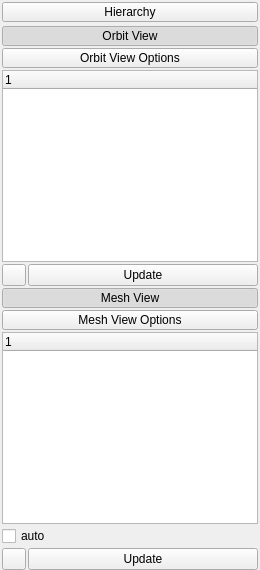
  <widget class="QDockWidget" name="lp_systemDockWidget">
   <property name="features">
    <set>QDockWidget::DockWidgetFloatable|QDockWidget::DockWidgetMovable</set>
   </property>
   <property name="allowedAreas">
    <set>Qt::LeftDockWidgetArea|Qt::RightDockWidgetArea</set>
   </property>
   <property name="windowTitle">
    <string>System</string>
   </property>
   <attribute name="dockWidgetArea">
    <number>1</number>
   </attribute>
   <widget class="QWidget" name="dockWidgetContents_4">
    <layout class="QVBoxLayout" name="verticalLayout_2">
     <property name="spacing">
      <number>2</number>
     </property>
     <property name="leftMargin">
      <number>2</number>
     </property>
     <property name="topMargin">
      <number>2</number>
     </property>
     <property name="rightMargin">
      <number>2</number>
     </property>
     <property name="bottomMargin">
      <number>0</number>
     </property>
     <item>
      <widget class="QPushButton" name="lp_sysHierarchyPushButton">
       <property name="maximumSize">
        <size>
         <width>16777215</width>
         <height>20</height>
        </size>
       </property>
       <property name="text">
        <string>Hierarchy</string>
       </property>
       <property name="icon">
        <iconset resource="ui_resources.qrc">
         <normaloff>:/images/icons/menu-2.png</normaloff>:/images/icons/menu-2.png</iconset>
       </property>
       <property name="checkable">
        <bool>true</bool>
       </property>
       <property name="checked">
        <bool>false</bool>
       </property>
      </widget>
     </item>
     <item>
      <widget class="QWidget" name="mp_systemSelectWebViewWidget" native="true">
       <property name="maximumSize">
        <size>
         <width>16777215</width>
         <height>16777215</height>
        </size>
       </property>
      </widget>
     </item>
     <item>
      <widget class="QPushButton" name="mp_sysOrbitPushButton">
       <property name="maximumSize">
        <size>
         <width>16777215</width>
         <height>20</height>
        </size>
       </property>
       <property name="text">
        <string>Orbit View</string>
       </property>
       <property name="icon">
        <iconset resource="ui_resources.qrc">
         <normaloff>:/images/icons/menu-2.png</normaloff>:/images/icons/menu-2.png</iconset>
       </property>
       <property name="checkable">
        <bool>true</bool>
       </property>
       <property name="checked">
        <bool>true</bool>
       </property>
      </widget>
     </item>
     <item>
      <widget class="QWidget" name="mp_sysorbitWidget" native="true">
       <layout class="QVBoxLayout" name="verticalLayout_15">
        <property name="spacing">
         <number>2</number>
        </property>
        <property name="margin">
         <number>0</number>
        </property>
        <item>
         <layout class="QGridLayout" name="sys_orbitmplGridLayout"/>
        </item>
        <item>
         <widget class="QWidget" name="sys_orbitOptionsWidget" native="true">
          <layout class="QVBoxLayout" name="verticalLayout_17">
           <property name="spacing">
            <number>2</number>
           </property>
           <property name="margin">
            <number>0</number>
           </property>
           <item>
            <widget class="QPushButton" name="sys_orbitOptionsPushButton2">
             <property name="maximumSize">
              <size>
               <width>16777215</width>
               <height>20</height>
              </size>
             </property>
             <property name="text">
              <string>Orbit View Options</string>
             </property>
             <property name="icon">
              <iconset resource="ui_resources.qrc">
               <normaloff>:/images/icons/menu-2.png</normaloff>:/images/icons/menu-2.png</iconset>
             </property>
             <property name="checkable">
              <bool>true</bool>
             </property>
            </widget>
           </item>
           <item>
            <widget class="ParameterTreeWidget" name="sys_orbitOptionsTreeView">
             <property name="indentation">
              <number>2</number>
             </property>
             <column>
              <property name="text">
               <string notr="true">1</string>
              </property>
             </column>
            </widget>
           </item>
          </layout>
         </widget>
        </item>
        <item>
         <layout class="QHBoxLayout" name="horizontalLayout_5">
          <property name="spacing">
           <number>2</number>
          </property>
          <item>
           <widget class="QPushButton" name="sys_orbitOptionsPushButton">
            <property name="enabled">
             <bool>true</bool>
            </property>
            <property name="maximumSize">
             <size>
              <width>24</width>
              <height>24</height>
             </size>
            </property>
            <property name="text">
             <string/>
            </property>
            <property name="icon">
             <iconset resource="ui_resources.qrc">
              <normaloff>:/images/icons/settings.png</normaloff>:/images/icons/settings.png</iconset>
            </property>
            <property name="checkable">
             <bool>true</bool>
            </property>
           </widget>
          </item>
          <item>
           <widget class="QPushButton" name="sys_orbitPushButton">
            <property name="enabled">
             <bool>true</bool>
            </property>
            <property name="maximumSize">
             <size>
              <width>16777215</width>
              <height>24</height>
             </size>
            </property>
            <property name="text">
             <string>Update</string>
            </property>
            <property name="icon">
             <iconset resource="ui_resources.qrc">
              <normaloff>:/images/icons/play.png</normaloff>:/images/icons/play.png</iconset>
            </property>
           </widget>
          </item>
         </layout>
        </item>
       </layout>
      </widget>
     </item>
     <item>
      <widget class="QPushButton" name="mp_sysMeshPushButton">
       <property name="maximumSize">
        <size>
         <width>16777215</width>
         <height>20</height>
        </size>
       </property>
       <property name="text">
        <string>Mesh View</string>
       </property>
       <property name="icon">
        <iconset resource="ui_resources.qrc">
         <normaloff>:/images/icons/menu-2.png</normaloff>:/images/icons/menu-2.png</iconset>
       </property>
       <property name="checkable">
        <bool>true</bool>
       </property>
       <property name="checked">
        <bool>true</bool>
       </property>
      </widget>
     </item>
     <item>
      <widget class="QWidget" name="mp_sysmplWidget" native="true">
       <property name="minimumSize">
        <size>
         <width>0</width>
         <height>150</height>
        </size>
       </property>
       <property name="maximumSize">
        <size>
         <width>16777215</width>
         <height>16777215</height>
        </size>
       </property>
       <layout class="QVBoxLayout" name="verticalLayout_9">
        <property name="spacing">
         <number>2</number>
        </property>
        <property name="margin">
         <number>0</number>
        </property>
        <item>
         <layout class="QGridLayout" name="mp_sysmplGridLayout"/>
        </item>
        <item>
         <widget class="QWidget" name="sys_meshOptionsWidget" native="true">
          <layout class="QVBoxLayout" name="verticalLayout_16">
           <property name="spacing">
            <number>2</number>
           </property>
           <property name="margin">
            <number>0</number>
           </property>
           <item>
            <widget class="QPushButton" name="sys_meshOptionsPushButton2">
             <property name="maximumSize">
              <size>
               <width>16777215</width>
               <height>20</height>
              </size>
             </property>
             <property name="text">
              <string>Mesh View Options</string>
             </property>
             <property name="icon">
              <iconset resource="ui_resources.qrc">
               <normaloff>:/images/icons/menu-2.png</normaloff>:/images/icons/menu-2.png</iconset>
             </property>
             <property name="checkable">
              <bool>true</bool>
             </property>
            </widget>
           </item>
           <item>
            <widget class="ParameterTreeWidget" name="sys_meshOptionsTreeView">
             <property name="indentation">
              <number>2</number>
             </property>
             <column>
              <property name="text">
               <string notr="true">1</string>
              </property>
             </column>
            </widget>
           </item>
           <item>
            <widget class="QCheckBox" name="sys_meshAutoUpdate">
             <property name="enabled">
              <bool>true</bool>
             </property>
             <property name="maximumSize">
              <size>
               <width>80</width>
               <height>16777215</height>
              </size>
             </property>
             <property name="toolTip">
              <string>update mesh plot whenever the select time is changed</string>
             </property>
             <property name="text">
              <string>auto</string>
             </property>
            </widget>
           </item>
          </layout>
         </widget>
        </item>
        <item>
         <layout class="QHBoxLayout" name="horizontalLayout_3">
          <property name="spacing">
           <number>2</number>
          </property>
          <item>
           <widget class="QPushButton" name="sys_meshOptionsPushButton">
            <property name="enabled">
             <bool>true</bool>
            </property>
            <property name="maximumSize">
             <size>
              <width>24</width>
              <height>24</height>
             </size>
            </property>
            <property name="text">
             <string/>
            </property>
            <property name="icon">
             <iconset resource="ui_resources.qrc">
              <normaloff>:/images/icons/settings.png</normaloff>:/images/icons/settings.png</iconset>
            </property>
            <property name="checkable">
             <bool>true</bool>
            </property>
           </widget>
          </item>
          <item>
           <widget class="QPushButton" name="sys_meshPushButton">
            <property name="enabled">
             <bool>true</bool>
            </property>
            <property name="maximumSize">
             <size>
              <width>16777215</width>
              <height>24</height>
             </size>
            </property>
            <property name="text">
             <string>Update</string>
            </property>
            <property name="icon">
             <iconset resource="ui_resources.qrc">
              <normaloff>:/images/icons/play.png</normaloff>:/images/icons/play.png</iconset>
            </property>
           </widget>
          </item>
         </layout>
        </item>
       </layout>
      </widget>
     </item>
    </layout>
   </widget>
  </widget>
